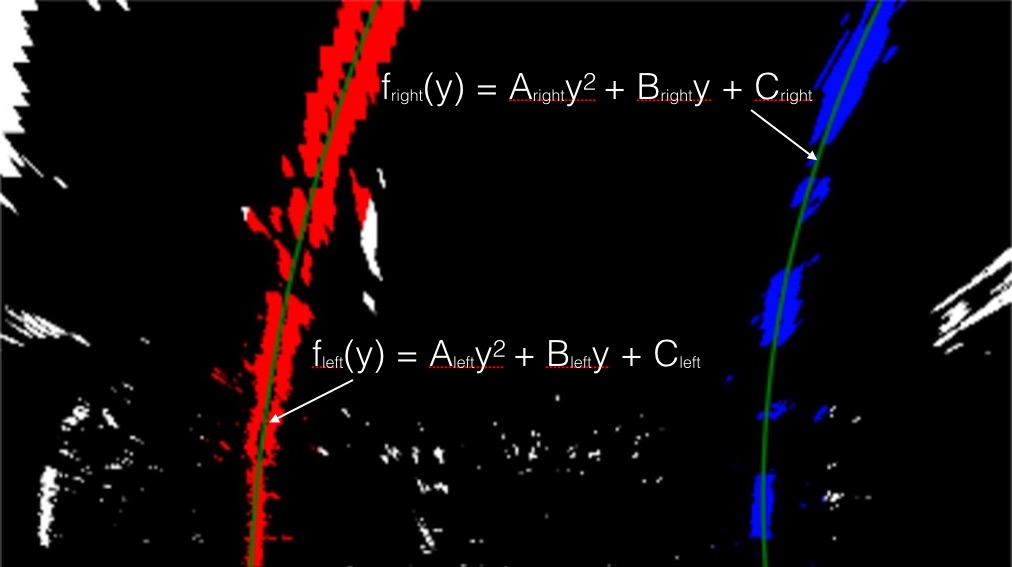
#> input picture examples/color_fit_lines.jpg, 1012 x 567 px
$ python -i image_processing.py   (imports and definitions only)   (older library calls are emulated)
#> lines starting #> are read from the running program, lines starting #| are printed output that depends on the picture
#> further down, picture is the input picture: shape (567, 1012, 3); mean B, G, R 11.4, 8.2, 15.7
import cv2
import numpy as np


def abs_sobel_thresh(img, sobel_kernel=3, orient='x', thresh_min=0, thresh_max=255):
#> called with sobel_kernel = 3, orient = 'x', thresh_min = 0, thresh_max = 255
    gray = cv2.cvtColor(img, cv2.COLOR_BGR2GRAY)
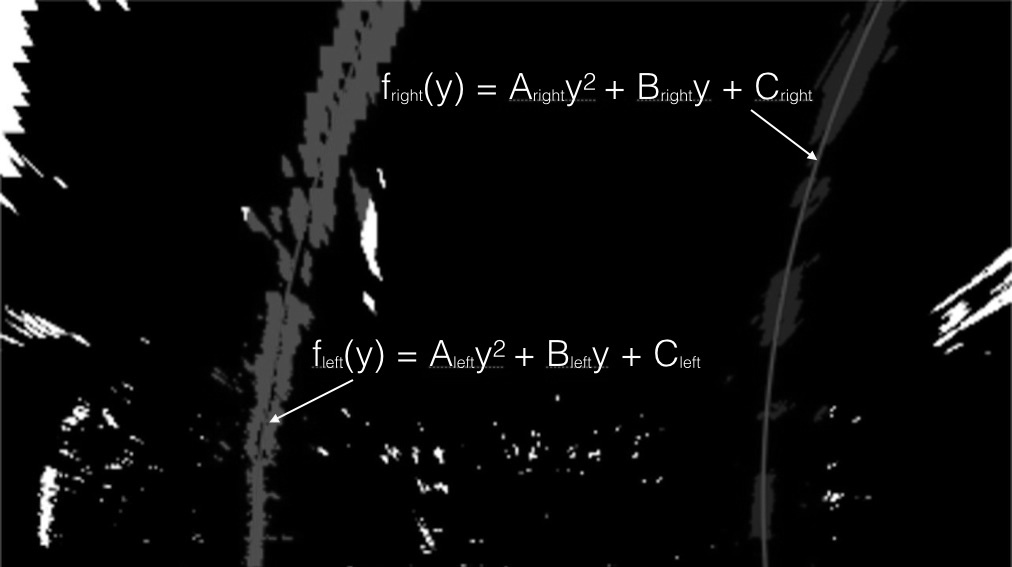
#> gray: shape (567, 1012); min 0, max 255, mean 10.8
    if (orient == 'x'):
        sobel = cv2.Sobel(gray, cv2.CV_64F, 1, 0, ksize=sobel_kernel)
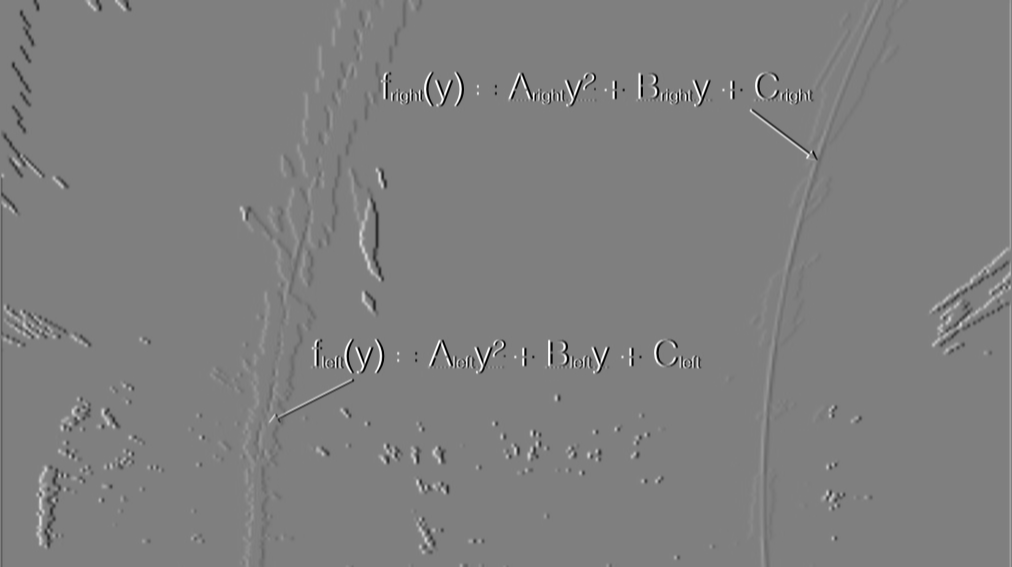
#> sobel: shape (567, 1012) float64; min -1020, max 1020, mean -0.4; drawn with min black and max white
    else:
        sobel = cv2.Sobel(gray, cv2.CV_64F, 0, 1, ksize=sobel_kernel)
    sobel_absolute = np.absolute(sobel)
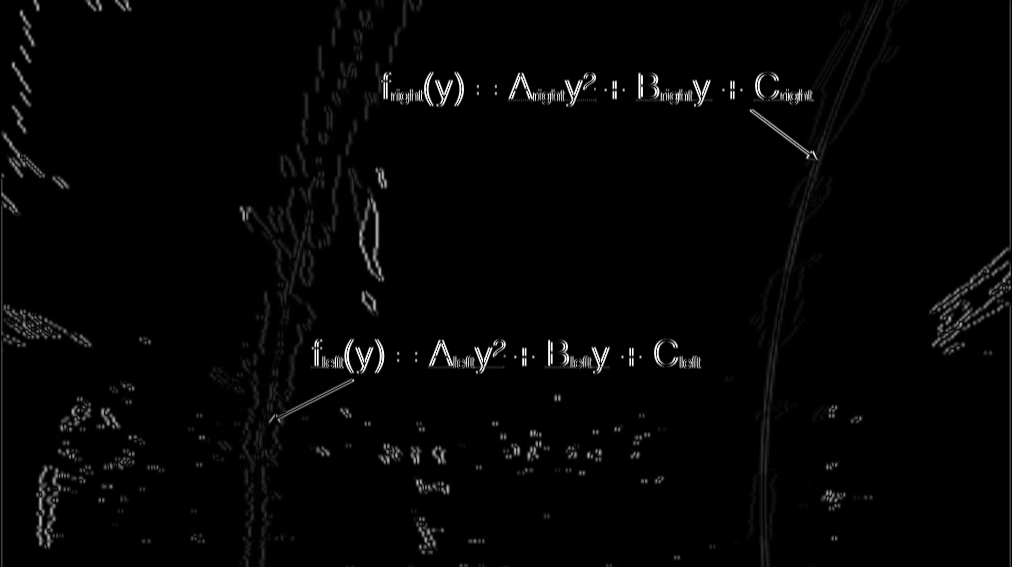
#> sobel_absolute: shape (567, 1012) float64; min 0, max 1020, mean 18.5; drawn with min black and max white
    scaled = np.uint8(255 * sobel_absolute / np.max(sobel_absolute))
    binary = np.zeros_like(scaled)
    binary[(scaled >= thresh_min) & (scaled <= thresh_max)] = 255

    return binary


# [109 lines left out: functions mag_thresh, dir_threshold, hls_s_threshold, hsv_s_threshold, hsv_v_threshold, perspective_transfrom and 2 more, not called in this run]

>>> import cv2
>>> picture = cv2.imread('examples/color_fit_lines.jpg')
>>> result = abs_sobel_thresh(picture)
#> result: shape (567, 1012); every value is 255
